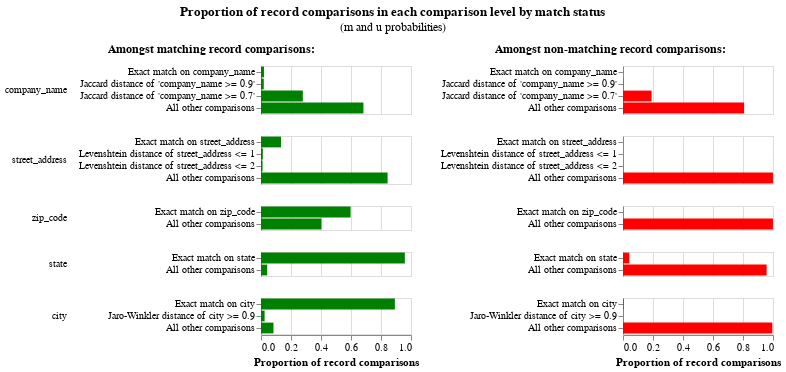

Notebook source saved alongside this figure:
### Code cell
# company_name doesn't look good here
linker.visualisations.m_u_parameters_chart()

### Figure 1 — Vega-Lite specification as saved in the notebook (floating-point values rounded to 4 significant figures)
{"config": {"view": {"continuousWidth": 300, "continuousHeight": 300, "discreteHeight": 300, "discreteWidth": 400}, "header": {"title": null}, "title": {"anchor": "middle", "offset": 10}}, "hconcat": [{"mark": "bar", "encoding": {"color": {"value": "green"}, "row": {"field": "comparison_name", "header": {"labelAlign": "left", "labelAnchor": "middle", "labelAngle": 0}, "sort": {"field": "comparison_sort_order"}, "type": "nominal"}, "tooltip": [{"field": "comparison_name", "title": "Comparison name", "type": "nominal"}, {"field": "label_for_charts", "title": "Label", "type": "ordinal"}, {"field": "sql_condition", "title": "SQL condition", "type": "nominal"}, {"field": "m_probability", "format": ".10~g", "title": "M probability", "type": "quantitative"}, {"field": "u_probability", "format": ".10~g", "title": "U probability", "type": "quantitative"}, {"field": "bayes_factor", "format": ",.6f", "title": "Bayes factor = m/u", "type": "quantitative"}, {"field": "log2_bayes_factor", "format": ".4~g", "title": "Match weight = log2(m/u)", "type": "quantitative"}, {"field": "bayes_factor_description", "title": "Match weight description", "type": "nominal"}, {"field": "m_probability_description", "title": "m probability description", "type": "nominal"}, {"field": "u_probability_description", "title": "u probability description", "type": "nominal"}], "x": {"axis": {"title": "Proportion of record comparisons"}, "field": "m_probability", "type": "quantitative"}, "y": {"axis": {"title": null}, "field": "label_for_charts", "sort": {"field": "comparison_vector_value", "order": "descending"}, "type": "nominal"}}, "height": {"step": 12}, "resolve": {"scale": {"y": "independent"}}, "title": {"text": "Amongst matching record comparisons:", "fontSize": 12, "fontWeight": "bold"}, "transform": [{"filter": "(datum.bayes_factor != 'no-op filter due to vega lite issue 4680')"}], "width": 150}, {"mark": "bar", "encoding": {"color": {"value": "red"}, "row": {"field": "comparison_name", "header": {"labels": false}, "sort": {"field": "comparison_sort_order"}, "type": "nominal"}, "tooltip": [{"field": "comparison_name", "title": "Comparison name", "type": "nominal"}, {"field": "label_for_charts", "title": "Label", "type": "ordinal"}, {"field": "sql_condition", "title": "SQL condition", "type": "nominal"}, {"field": "m_probability", "format": ".10~g", "title": "M probability", "type": "quantitative"}, {"field": "u_probability", "format": ".10~g", "title": "U probability", "type": "quantitative"}, {"field": "bayes_factor", "format": ",.6f", "title": "Bayes factor = m/u", "type": "quantitative"}, {"field": "log2_bayes_factor", "format": ".4~g", "title": "Match weight = log2(m/u)", "type": "quantitative"}, {"field": "bayes_factor_description", "title": "Match weight description", "type": "nominal"}, {"field": "m_probability_description", "title": "m probability description", "type": "nominal"}, {"field": "u_probability_description", "title": "u probability description", "type": "nominal"}], "x": {"axis": {"title": "Proportion of record comparisons"}, "field": "u_probability", "type": "quantitative"}, "y": {"axis": {"title": null}, "field": "label_for_charts", "sort": {"field": "comparison_vector_value", "order": "descending"}, "type": "nominal"}}, "height": {"step": 12}, "resolve": {"scale": {"y": "independent"}}, "title": {"text": "Amongst non-matching record comparisons:", "fontSize": 12, "fontWeight": "bold"}, "transform": [{"filter": "(datum.bayes_factor != 'no-op filter2 due to vega lite issue 4680')"}], "width": 150}], "data": {"name": "data-3507ca9ecb389fb002b9f229324388dd"}, "title": {"text": "Proportion of record comparisons in each comparison level by match status", "subtitle": "(m and u probabilities)"}, "$schema": "https://vega.github.io/schema/vega-lite/v5.9.3.json", "datasets": {"data-3507ca9ecb389fb002b9f229324388dd": [{"comparison_name": "company_name", "sql_condition": "\"company_name_l\" = \"company_name_r\"", "label_for_charts": "Exact match on company_name", "m_probability": 0.01977, "u_probability": 2.028e-06, "m_probability_description": "Amongst matching record comparisons, 1.977% of records (i.e. one in 50.57) are in the exact match on company_name comparison level", "u_probability_description": "Amongst non-matching record comparisons, 0.0002028% of records (i.e. one in 493,116) are in the exact match on company_name comparison level", "has_tf_adjustments": false, "tf_adjustment_column": null, "tf_adjustment_weight": 1.0, "is_null_level": false, "bayes_factor": 9751.0, "log2_bayes_factor": 13.25, "comparison_vector_value": 3, "max_comparison_vector_value": 3, "bayes_factor_description": "If comparison level is `exact match on company_name` then comparison is 9,751 times more likely to be a match", "probability_two_random_records_match": 2.182e-05, "comparison_sort_order": 0}, {"comparison_name": "company_name", "sql_condition": "jaccard(\"company_name_l\", \"company_name_r\") >= 0.9", "label_for_charts": "Jaccard distance of 'company_name >= 0.9'", "m_probability": 0.01847, "u_probability": 0.001952, "m_probability_description": "Amongst matching record comparisons, 1.847% of records (i.e. one in 54.16) are in the jaccard distance of 'company_name >= 0.9' comparison level", "u_probability_description": "Amongst non-matching record comparisons, 0.1952% of records (i.e. one in 512) are in the jaccard distance of 'company_name >= 0.9' comparison level", "has_tf_adjustments": false, "tf_adjustment_column": null, "tf_adjustment_weight": 1.0, "is_null_level": false, "bayes_factor": 9.459, "log2_bayes_factor": 3.242, "comparison_vector_value": 2, "max_comparison_vector_value": 3, "bayes_factor_description": "If comparison level is `jaccard distance of 'company_name >= 0.9'` then comparison is 9.459 times more likely to be a match", "probability_two_random_records_match": 2.182e-05, "comparison_sort_order": 0}, {"comparison_name": "company_name", "sql_condition": "jaccard(\"company_name_l\", \"company_name_r\") >= 0.7", "label_for_charts": "Jaccard distance of 'company_name >= 0.7'", "m_probability": 0.2788, "u_probability": 0.1906, "m_probability_description": "Amongst matching record comparisons, 27.88% of records (i.e. one in 3.586) are in the jaccard distance of 'company_name >= 0.7' comparison level", "u_probability_description": "Amongst non-matching record comparisons, 19.06% of records (i.e. one in 5.246) are in the jaccard distance of 'company_name >= 0.7' comparison level", "has_tf_adjustments": false, "tf_adjustment_column": null, "tf_adjustment_weight": 1.0, "is_null_level": false, "bayes_factor": 1.463, "log2_bayes_factor": 0.5488, "comparison_vector_value": 1, "max_comparison_vector_value": 3, "bayes_factor_description": "If comparison level is `jaccard distance of 'company_name >= 0.7'` then comparison is 1.463 times more likely to be a match", "probability_two_random_records_match": 2.182e-05, "comparison_sort_order": 0}, {"comparison_name": "company_name", "sql_condition": "ELSE", "label_for_charts": "All other comparisons", "m_probability": 0.6829, "u_probability": 0.8074, "m_probability_description": "Amongst matching record comparisons, 68.29% of records (i.e. one in 1.464) are in the all other comparisons comparison level", "u_probability_description": "Amongst non-matching record comparisons, 80.74% of records (i.e. one in 1.238) are in the all other comparisons comparison level", "has_tf_adjustments": false, "tf_adjustment_column": null, "tf_adjustment_weight": 1.0, "is_null_level": false, "bayes_factor": 0.8458, "log2_bayes_factor": -0.2416, "comparison_vector_value": 0, "max_comparison_vector_value": 3, "bayes_factor_description": "If comparison level is `all other comparisons` then comparison is 1.182 times less likely to be a match", "probability_two_random_records_match": 2.182e-05, "comparison_sort_order": 0}, {"comparison_name": "street_address", "sql_condition": "\"street_address_l\" = \"street_address_r\"", "label_for_charts": "Exact match on street_address", "m_probability": 0.1336, "u_probability": 5.372e-06, "m_probability_description": "Amongst matching record comparisons, 13.36% of records (i.e. one in 7.488) are in the exact match on street_address comparison level", "u_probability_description": "Amongst non-matching record comparisons, 0.0005372% of records (i.e. one in 186,140) are in the exact match on street_address comparison level", "has_tf_adjustments": false, "tf_adjustment_column": null, "tf_adjustment_weight": 1.0, "is_null_level": false, "bayes_factor": 24860.0, "log2_bayes_factor": 14.6, "comparison_vector_value": 3, "max_comparison_vector_value": 3, "bayes_factor_description": "If comparison level is `exact match on street_address` then comparison is 24,859 times more likely to be a match", "probability_two_random_records_match": 2.182e-05, "comparison_sort_order": 1}, {"comparison_name": "street_address", "sql_condition": "levenshtein(\"street_address_l\", \"street_address_r\") <= 1", "label_for_charts": "Levenshtein distance of street_address <= 1", "m_probability": 0.0122, "u_probability": 1.481e-05, "m_probability_description": "Amongst matching record comparisons, 1.22% of records (i.e. one in 81.99) are in the levenshtein distance of street_address <= 1 comparison level", "u_probability_description": "Amongst non-matching record comparisons, 0.001481% of records (i.e. one in 67,501) are in the levenshtein distance of street_address <= 1 comparison level", "has_tf_adjustments": false, "tf_adjustment_column": null, "tf_adjustment_weight": 1.0, "is_null_level": false, "bayes_factor": 823.2, "log2_bayes_factor": 9.685, "comparison_vector_value": 2, "max_comparison_vector_value": 3, "bayes_factor_description": "If comparison level is `levenshtein distance of street_address <= 1` then comparison is 823 times more likely to be a match", "probability_two_random_records_match": 2.182e-05, "comparison_sort_order": 1}, {"comparison_name": "street_address", "sql_condition": "levenshtein(\"street_address_l\", \"street_address_r\") <= 2", "label_for_charts": "Levenshtein distance of street_address <= 2", "m_probability": 0.01029, "u_probability": 0.0001297, "m_probability_description": "Amongst matching record comparisons, 1.029% of records (i.e. one in 97.18) are in the levenshtein distance of street_address <= 2 comparison level", "u_probability_description": "Amongst non-matching record comparisons, 0.01297% of records (i.e. one in 7,707) are in the levenshtein distance of street_address <= 2 comparison level", "has_tf_adjustments": false, "tf_adjustment_column": null, "tf_adjustment_weight": 1.0, "is_null_level": false, "bayes_factor": 79.31, "log2_bayes_factor": 6.309, "comparison_vector_value": 1, "max_comparison_vector_value": 3, "bayes_factor_description": "If comparison level is `levenshtein distance of street_address <= 2` then comparison is 79.31 times more likely to be a match", "probability_two_random_records_match": 2.182e-05, "comparison_sort_order": 1}, {"comparison_name": "street_address", "sql_condition": "ELSE", "label_for_charts": "All other comparisons", "m_probability": 0.844, "u_probability": 0.9999, "m_probability_description": "Amongst matching record comparisons, 84.4% of records (i.e. one in 1.185) are in the all other comparisons comparison level", "u_probability_description": "Amongst non-matching record comparisons, 99.99% of records (i.e. one in 1) are in the all other comparisons comparison level", "has_tf_adjustments": false, "tf_adjustment_column": null, "tf_adjustment_weight": 1.0, "is_null_level": false, "bayes_factor": 0.8441, "log2_bayes_factor": -0.2445, "comparison_vector_value": 0, "max_comparison_vector_value": 3, "bayes_factor_description": "If comparison level is `all other comparisons` then comparison is 1.185 times less likely to be a match", "probability_two_random_records_match": 2.182e-05, "comparison_sort_order": 1}, {"comparison_name": "zip_code", "sql_condition": "\"zip_code_l\" = \"zip_code_r\"", "label_for_charts": "Exact match on zip_code", "m_probability": 0.5972, "u_probability": 0.0004125, "m_probability_description": "Amongst matching record comparisons, 59.72% of records (i.e. one in 1.674) are in the exact match on zip_code comparison level", "u_probability_description": "Amongst non-matching record comparisons, 0.04125% of records (i.e. one in 2,424) are in the exact match on zip_code comparison level", "has_tf_adjustments": true, "tf_adjustment_column": "zip_code", "tf_adjustment_weight": 1.0, "is_null_level": false, "bayes_factor": 1448.0, "log2_bayes_factor": 10.5, "comparison_vector_value": 1, "max_comparison_vector_value": 1, "bayes_factor_description": "If comparison level is `exact match on zip_code` then comparison is 1,448 times more likely to be a match", "probability_two_random_records_match": 2.182e-05, "comparison_sort_order": 2}, {"comparison_name": "zip_code", "sql_condition": "ELSE", "label_for_charts": "All other comparisons", "m_probability": 0.4028, "u_probability": 0.9996, "m_probability_description": "Amongst matching record comparisons, 40.28% of records (i.e. one in 2.483) are in the all other comparisons comparison level", "u_probability_description": "Amongst non-matching record comparisons, 99.96% of records (i.e. one in 1) are in the all other comparisons comparison level", "has_tf_adjustments": false, "tf_adjustment_column": null, "tf_adjustment_weight": 1.0, "is_null_level": false, "bayes_factor": 0.4029, "log2_bayes_factor": -1.311, "comparison_vector_value": 0, "max_comparison_vector_value": 1, "bayes_factor_description": "If comparison level is `all other comparisons` then comparison is 2.482 times less likely to be a match", "probability_two_random_records_match": 2.182e-05, "comparison_sort_order": 2}, {"comparison_name": "state", "sql_condition": "\"state_l\" = \"state_r\"", "label_for_charts": "Exact match on state", "m_probability": 0.9589, "u_probability": 0.04243, "m_probability_description": "Amongst matching record comparisons, 95.89% of records (i.e. one in 1.043) are in the exact match on state comparison level", "u_probability_description": "Amongst non-matching record comparisons, 4.243% of records (i.e. one in 23.57) are in the exact match on state comparison level", "has_tf_adjustments": true, "tf_adjustment_column": "state", "tf_adjustment_weight": 1.0, "is_null_level": false, "bayes_factor": 22.6, "log2_bayes_factor": 4.498, "comparison_vector_value": 1, "max_comparison_vector_value": 1, "bayes_factor_description": "If comparison level is `exact match on state` then comparison is 22.6 times more likely to be a match", "probability_two_random_records_match": 2.182e-05, "comparison_sort_order": 3}, {"comparison_name": "state", "sql_condition": "ELSE", "label_for_charts": "All other comparisons", "m_probability": 0.04109, "u_probability": 0.9576, "m_probability_description": "Amongst matching record comparisons, 4.109% of records (i.e. one in 24.34) are in the all other comparisons comparison level", "u_probability_description": "Amongst non-matching record comparisons, 95.76% of records (i.e. one in 1.044) are in the all other comparisons comparison level", "has_tf_adjustments": false, "tf_adjustment_column": null, "tf_adjustment_weight": 1.0, "is_null_level": false, "bayes_factor": 0.04291, "log2_bayes_factor": -4.542, "comparison_vector_value": 0, "max_comparison_vector_value": 1, "bayes_factor_description": "If comparison level is `all other comparisons` then comparison is 23.3 times less likely to be a match", "probability_two_random_records_match": 2.182e-05, "comparison_sort_order": 3}, {"comparison_name": "city", "sql_condition": "\"city_l\" = \"city_r\"", "label_for_charts": "Exact match on city", "m_probability": 0.8925, "u_probability": 0.00414, "m_probability_description": "Amongst matching record comparisons, 89.25% of records (i.e. one in 1.12) are in the exact match on city comparison level", "u_probability_description": "Amongst non-matching record comparisons, 0.414% of records (i.e. one in 242) are in the exact match on city comparison level", "has_tf_adjustments": true, "tf_adjustment_column": "city", "tf_adjustment_weight": 1.0, "is_null_level": false, "bayes_factor": 215.6, "log2_bayes_factor": 7.752, "comparison_vector_value": 2, "max_comparison_vector_value": 2, "bayes_factor_description": "If comparison level is `exact match on city` then comparison is 216 times more likely to be a match", "probability_two_random_records_match": 2.182e-05, "comparison_sort_order": 4}, {"comparison_name": "city", "sql_condition": "jaro_winkler_similarity(\"city_l\", \"city_r\") >= 0.9", "label_for_charts": "Jaro-Winkler distance of city >= 0.9", "m_probability": 0.02417, "u_probability": 0.0003083, "m_probability_description": "Amongst matching record comparisons, 2.417% of records (i.e. one in 41.37) are in the jaro-winkler distance of city >= 0.9 comparison level", "u_probability_description": "Amongst non-matching record comparisons, 0.03083% of records (i.e. one in 3,244) are in the jaro-winkler distance of city >= 0.9 comparison level", "has_tf_adjustments": false, "tf_adjustment_column": null, "tf_adjustment_weight": 1.0, "is_null_level": false, "bayes_factor": 78.42, "log2_bayes_factor": 6.293, "comparison_vector_value": 1, "max_comparison_vector_value": 2, "bayes_factor_description": "If comparison level is `jaro-winkler distance of city >= 0.9` then comparison is 78.42 times more likely to be a match", "probability_two_random_records_match": 2.182e-05, "comparison_sort_order": 4}, {"comparison_name": "city", "sql_condition": "ELSE", "label_for_charts": "All other comparisons", "m_probability": 0.08331, "u_probability": 0.9956, "m_probability_description": "Amongst matching record comparisons, 8.331% of records (i.e. one in 12) are in the all other comparisons comparison level", "u_probability_description": "Amongst non-matching record comparisons, 99.56% of records (i.e. one in 1.004) are in the all other comparisons comparison level", "has_tf_adjustments": false, "tf_adjustment_column": null, "tf_adjustment_weight": 1.0, "is_null_level": false, "bayes_factor": 0.08368, "log2_bayes_factor": -3.579, "comparison_vector_value": 0, "max_comparison_vector_value": 2, "bayes_factor_description": "If comparison level is `all other comparisons` then comparison is 11.95 times less likely to be a match", "probability_two_random_records_match": 2.182e-05, "comparison_sort_order": 4}]}}
